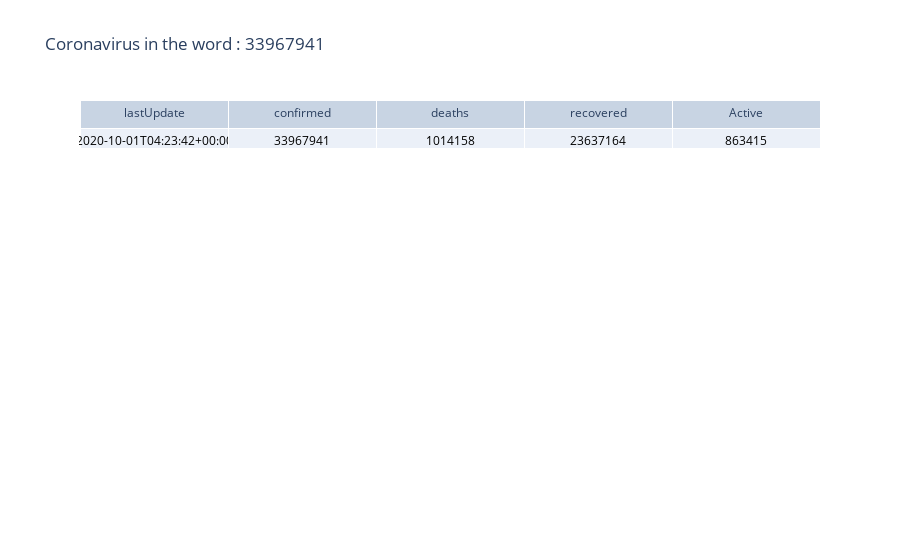

Notebook code cell kept with this figure:
### Code cell
#ทำตารางขึ้นมาให้รู้จำนวน คอนเฟิร์ม(ว่าเป็น covid), ตาย, หายแล้ว, ที่ยังมีชีวิตอยู่

labels = ["lastUpdate","confirmed","deaths","recovered","Active"]
fig = go.Figure(data=[go.Table(header=dict(values=labels),
                            
                     
                 cells=dict(values=Data.loc[2,["lastUpdate","confirmed","deaths","recovered","Active"]],
                             line_color='white',
                            font = dict(color = 'black', size = 12)))
                     ])
fig.update_layout(
    title='Coronavirus in the word : '+ str(Data["confirmed"][2]),
)
fig.show()

### Figure 1 — Plotly figure (JSON) as saved in the notebook; plotly's stock layout.template omitted (floating-point values rounded to 4 significant figures)
{"data": [{"cells": {"font": {"color": "black", "size": 12}, "line": {"color": "white"}, "values": ["2020-10-01T04:23:42+00:00", 33967941, 1014158, 23637164, 863415]}, "header": {"values": ["lastUpdate", "confirmed", "deaths", "recovered", "Active"]}, "type": "table"}], "layout": {"title": {"text": "Coronavirus in the word : 33967941"}}}
